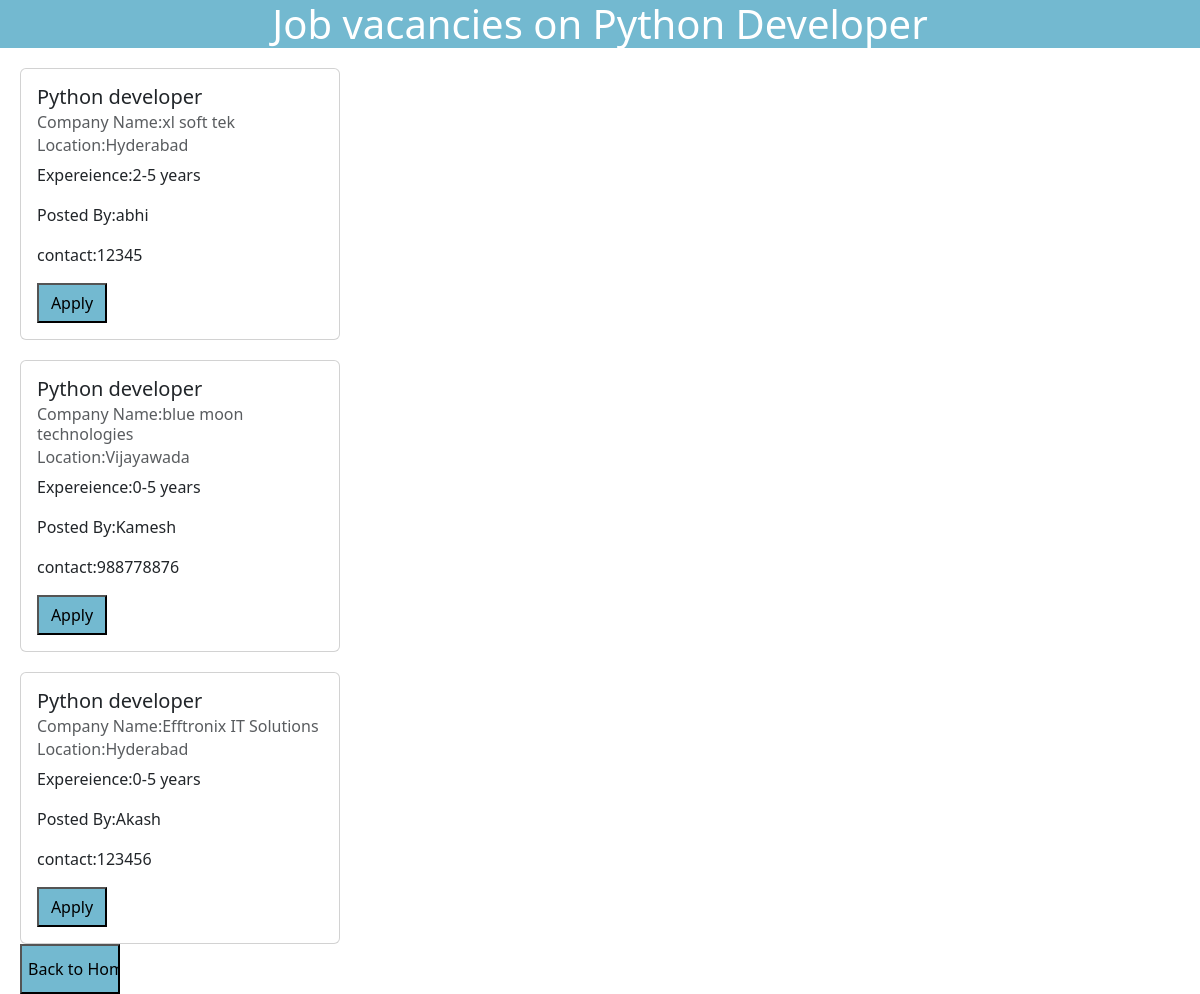
The app's page /python_developer/ with its own data.
### JobHUB/models.py (models this page shows, shortened)
class jobcreate(models.Model):
    company=models.CharField(max_length=30,default="abc info tech",null=True, blank=True)
    experience =models.CharField(max_length=30,default="0-1yr exp")
    location=models.CharField(max_length=20,default="Hyderabad")
    username=models.CharField(max_length=20,default="James", null=True, blank=True)
    mobile=models.CharField(max_length=10,default=calculate_default_mobile)
    job_role= models.CharField(max_length=30,default="React developer", null=True, blank=True)

### JobHUB/views.py (the view)
# urls.py: path('python_developer/',views.python_developer,name="python_developer"),
def python_developer(request):
    Python=jobcreate.objects.filter(job_role='Python developer')
    context={
      'Python':Python,
       }
    template=loader.get_template('python_developer.html')
    return HttpResponse(template.render(context,request))

### JobHUB/templates/python_developer.html (shortened to what this page needs)
<!DOCTYPE html>
<html lang="en">
<head>
    <link href="https://cdn.jsdelivr.net/npm/bootstrap@5.3.0/dist/css/bootstrap.min.css" rel="stylesheet">
</head>
<body>
    <h1 style=" background-color: rgba(115, 185, 208, 1);text-align:center;color:white">Job vacancies on Python Developer</h1>
    {% for x in Python%}
    <div class="card" style="width:20rem;margin-left:20px;margin-top:20px">
        <div class="card-body">
          <h5 class="card-title">{{x.job_role}}</h5>
          <h6 class="card-subtitle mb-2 text-body-secondary">Company Name:{{x.company}}</h6>
          <h6 class="card-subtitle mb-2 text-body-secondary">Location:{{x.location}}</h6>
          <p class="card-text">Expereience:{{x.experience}}</p>
          <p class="card-text">Posted By:{{x.username}}</p>
          <p>contact:{{x.mobile}}</p>
          <a href="{% url 'success'%}" class="card-link"> <input type="submit" value="Apply" style=" background-color: rgba(115, 185, 208, 1); height:40px;width:70px"></a>
        </div>
      </div>
      {% endfor %}
      <a href="{% url 'home'%}"style="margin-left:20px"><input type='submit' value="Back to Home"style="background-color: rgba(115, 185, 208, 1); ; width:100px; height:50px;"></a>
</body>
</html>

### records on screen
jobcreate: job_role "Python developer", company "xl soft tek", location "Hyderabad", experience "2-5 years", username "abhi", mobile "12345"
jobcreate: job_role "Python developer", company "blue moon technologies", location "Vijayawada", experience "0-5 years", username "Kamesh", mobile "988778876"
jobcreate: job_role "Python developer", company "Efftronix IT Solutions", location "Hyderabad", experience "0-5 years", username "Akash", mobile "123456"
